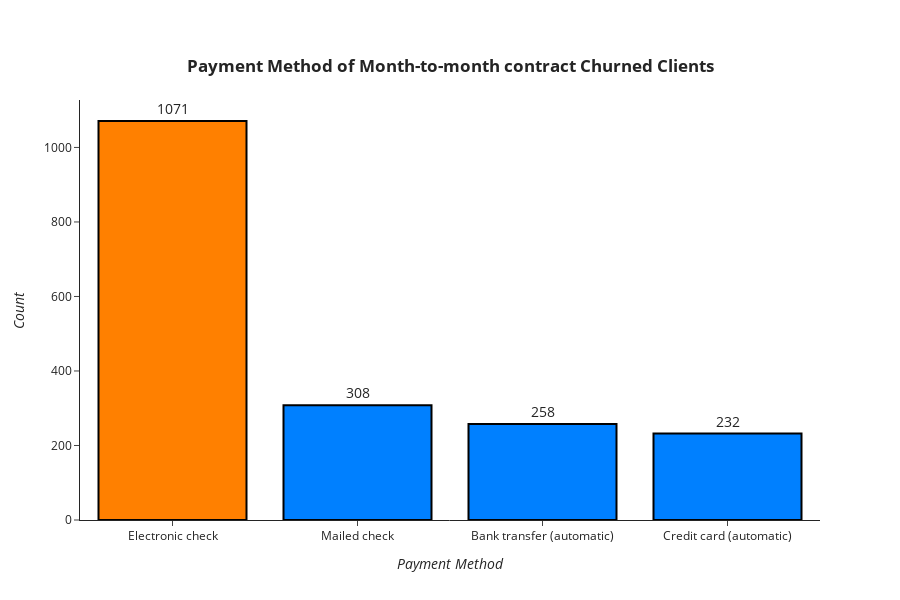

Here is the notebook cell this chart was saved with:
### Markdown cell above
Total Charges had the same behaviour, but the Monthly Charges for many churned clients was high, maybe the amount of chage value could lead the client to leave the service.<br>
Still on the Month-to-month contract, it's time to analyze the most used Payment methods of churned clients.

### Code cell
df_aux = dataset.query(('Contract == Month-to-month') and ('Churn == "Yes"'))
df_aux = df_aux["PaymentMethod"].value_counts()
bar_plot(df_aux, "<b>Payment Method of Month-to-month contract Churned Clients</b>",
         "<i>Payment Method</i>", "<i>Count</i>")

### Figure 1 — Plotly figure (JSON) as saved in the notebook; plotly's stock layout.template omitted (floating-point values rounded to 4 significant figures)
{"data": [{"marker": {"color": ["#ff8000", "#0080ff", "#0080ff", "#0080ff"], "line": {"color": "#000000", "width": 2}}, "text": [1071.0, 308.0, 258.0, 232.0], "textfont": {"size": 14}, "textposition": "outside", "type": "bar", "x": ["Electronic check", "Mailed check", "Bank transfer (automatic)", "Credit card (automatic)"], "y": [1071, 308, 258, 232]}], "layout": {"autosize": false, "height": 600, "title": {"text": "<b>Payment Method of Month-to-month contract Churned Clients</b>", "x": 0.5, "xanchor": "center", "y": 0.9, "yanchor": "top"}, "xaxis": {"title": {"text": "<i>Payment Method</i>"}}, "yaxis": {"automargin": true, "title": {"text": "<i>Count</i>"}}}}
